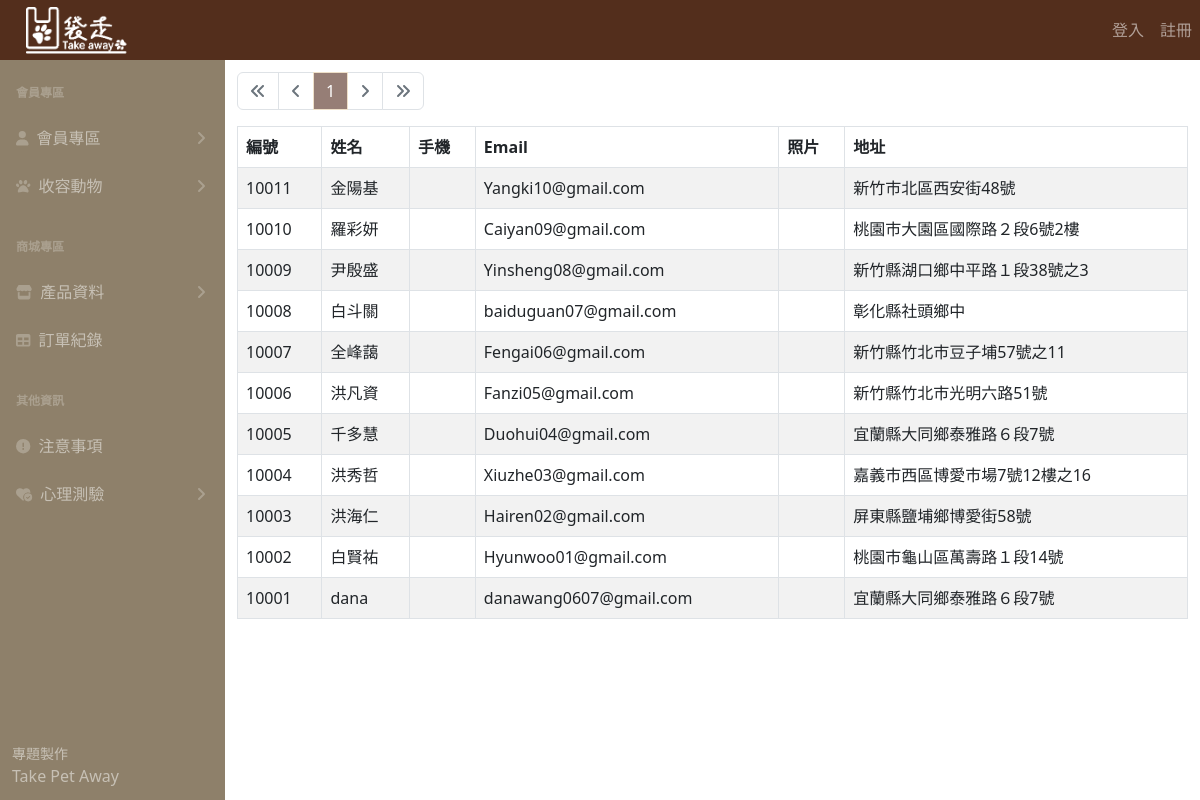
The page /user-nologin.php on the database as committed earlier.
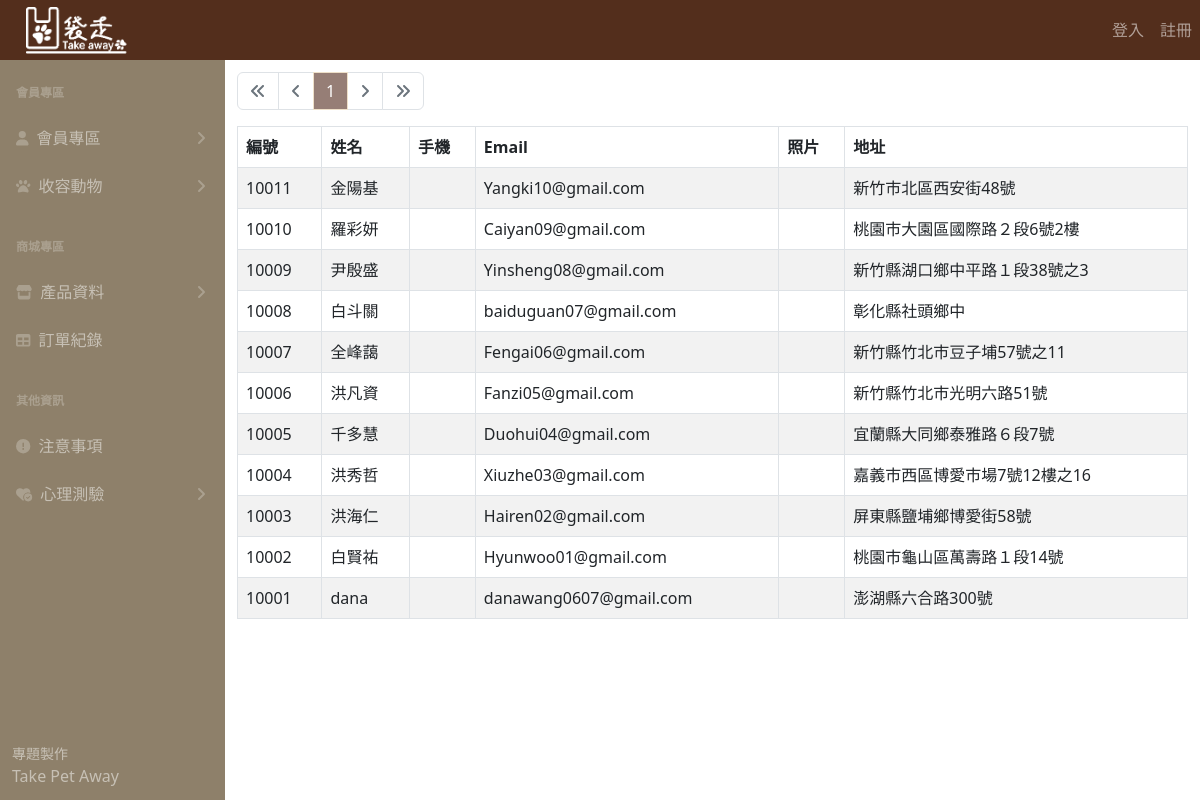
The same page on the database as committed later.
### tables this page shows
CREATE TABLE `user` (
  `user_id` int(11) NOT NULL,
  `name` varchar(255) NOT NULL,
  `password` varchar(255) DEFAULT NULL,
  `phone` varchar(255) DEFAULT NULL,
  `email` varchar(255) DEFAULT NULL,
  `pic` varchar(255) DEFAULT NULL,
  `address_detail` varchar(255) DEFAULT NULL,
  `status` varchar(255) DEFAULT NULL,
  `google_uid` varchar(255) DEFAULT NULL,
  `line_uid` varchar(255) DEFAULT NULL,
  `line_access_token` text DEFAULT NULL,
  `created_at` datetime NOT NULL,
  `updated_at` datetime NOT NULL
);

### user-nologin.php (the view, shortened to what this page needs)
<?php
require __DIR__ . '/parts/pdo-connect.php';
$page = isset($_GET['page']) ? intval($_GET['page']) : 1;
$perPage = 15;
$t_sql = "SELECT COUNT(1) FROM user";
$t_stmt = $pdo->query($t_sql);
$totalRows = $t_stmt->fetch(PDO::FETCH_NUM)[0];
$totalPages = ceil($totalRows / $perPage);
$rows = [];
if ($totalRows > 0) {
  $sql = sprintf("SELECT * FROM user ORDER BY user_id DESC LIMIT %s, %s", ($page - 1) * $perPage, $perPage);
  $rows = $pdo->query($sql)->fetchAll();
}
?>
<?php include __DIR__ . '/parts/1_head.php' ?>
<?php include __DIR__ . '/parts/2_nav.php' ?>
<?php include __DIR__ . '/parts/3_side_nav.php' ?>
<div class="container">
  <div class="row mt-3">
    <div class="col">
      <nav aria-label="Page navigation example">
        <ul class="pagination">
          <li class="page-item <?= $page == 1 ? 'disabled' : '' ?>">
            <a class="page-link" href="?page=1">
              <i class="fa-solid fa-angles-left"></i>
            </a>
          </li>
          <li class="page-item <?= $page == 1 ? 'disabled' : '' ?>">
            <a class="page-link" href="?page=<?= $page - 1 ?>">
              <i class="fa-solid fa-angle-left"></i>
            </a>
          </li>
          <?php for ($i = $page - 5; $i <= $page + 5; $i++) : ?>
            <?php if ($i >= 1 and $i <= $totalPages) : ?>
              <li class="page-item <?= $i != $page ?: 'active' ?>">
                <a class="page-link" href="?page=<?= $i ?>"><?= $i ?></a>
              </li>
            <?php endif ?>
          <?php endfor ?>
          <li class="page-item <?= $page == $totalPages ? 'disabled' : '' ?>">
            <a class="page-link" href="?page=<?= $page + 1 ?>">
              <i class="fa-solid fa-angle-right"></i>
            </a>
          </li>
          <li class="page-item <?= $page == $totalPages ? 'disabled' : '' ?>">
            <a class="page-link" href="?page=<?= $totalPages ?>">
              <i class="fa-solid fa-angles-right"></i>
            </a>
          </li>
        </ul>
      </nav>
    </div>
  </div>
  <div class="row">
    <div class="col">
      <table class="table table-bordered table-striped">
        <thead>
          <tr>
            <th>編號</th>
            <th>姓名</th>
            <th>手機</th>
            <th>Email</th>
            <th>照片</th>
            <th>地址</th>
          </tr>
        </thead>
        <tbody>
          <?php foreach ($rows as $r) : ?>
            <tr>
              <td><?= $r['user_id'] ?></td>
              <td><?= $r['name'] ?></td>
              <td><?= $r['account'] ?></td>
              <td><?= $r['email'] ?></td>
              <td><?= $r['pic'] ?></td>
              <td><?= $r['address_detail'] ?></td>
            </tr>
          <?php endforeach ?>
        </tbody>
      </table>
    </div>
  </div>
</div>
<?php include __DIR__ . '/parts/6_foot.php' ?>

Rows that differ between the two databases and show on the page:
changed user "dana": address_detail "宜蘭縣大同鄉泰雅路６段7號" → "澎湖縣六合路300號"
